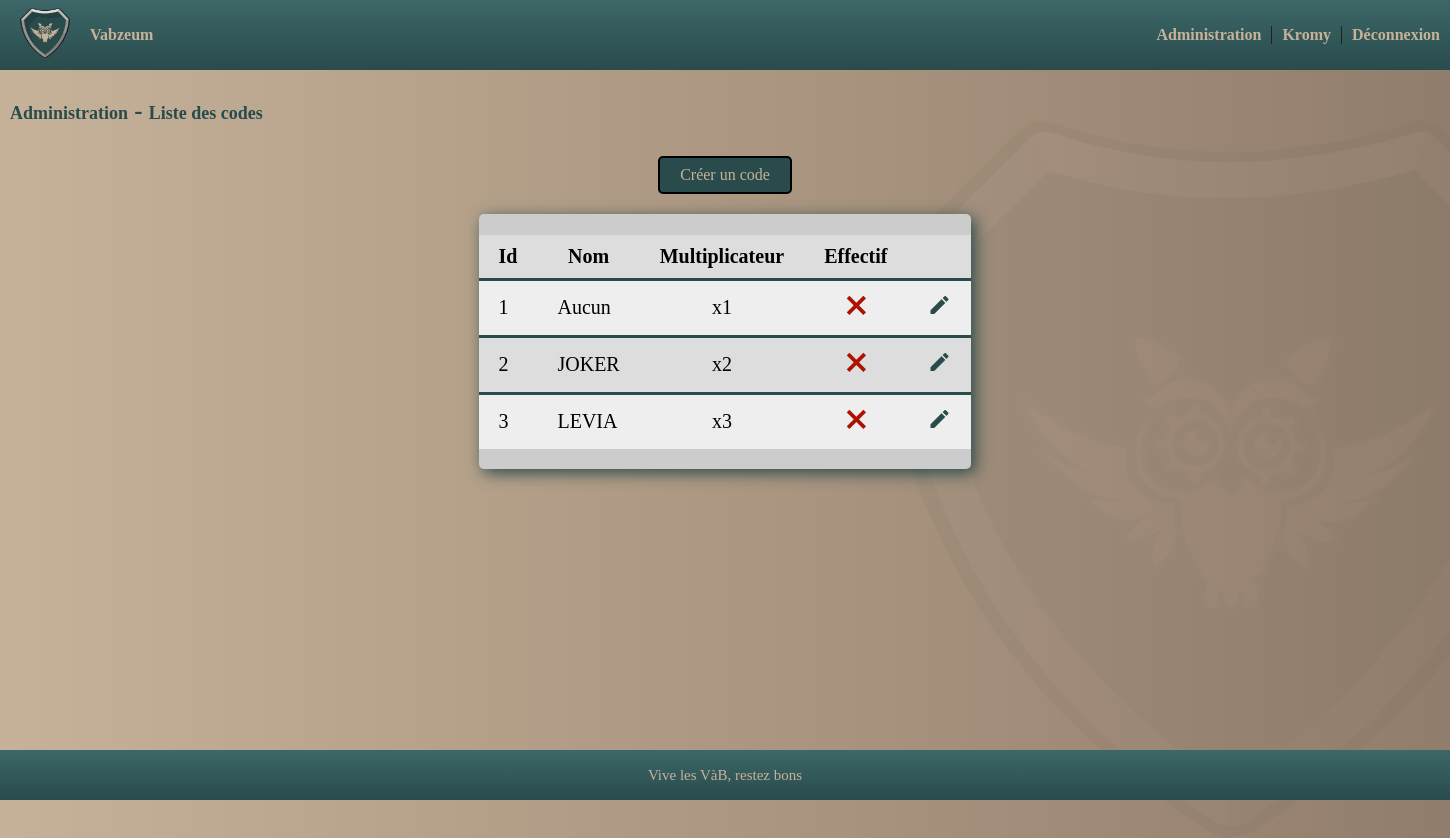
The page /admin/codes_list (signed in) on the database its author committed.
### db.py (models this page shows)
class discord_user_datas(UserMixin, dba.Model):
    id = dba.Column(dba.Integer, primary_key=True)
    nickname = dba.Column(dba.String(30), unique=True)
    tag = dba.Column(dba.String(50), unique=True)
    password = dba.Column(dba.String(100), unique=True)
    effective = dba.Column(dba.Integer, unique=True)
    admin = dba.Column(dba.Integer, unique=True)
    created = dba.Column(dba.DateTime, unique=True)

class bonus_mult(dba.Model):
    id = dba.Column(dba.Integer, primary_key=True)
    name = dba.Column(dba.String(30), unique=True)
    mult = dba.Column(dba.Integer, unique=True)
    effective = dba.Column(dba.Integer, unique=True)

### app.py (the view)
@app.route('/admin/codes_list')
@login_required
@is_admin
def codes_list():
    codes = bonus_mult.query.all()
    return render_template('admin/codes_list.html', codes=codes)

### app.py (called while the page is built)
@login_manager.user_loader
def load_user(user_id):
    return discord_user_datas.query.get(int(user_id))

def is_admin(f):
    @wraps(f)
    def decorated_fct(*args, **kwargs):
        if not current_user.admin:
            return redirect(url_for('index'))
        return f(*args, **kwargs)
    return decorated_fct

### templates/admin/codes_list.html (shortened to what this page needs)
{% extends 'layout.html' %}
{% block content %}
    <div class=" justify-content-start align-items-start">
        <h1 class="p-3" style="color: #294B4C">
            <a style="color: #294B4C" href="{{ url_for('admin') }}">Administration</a> -
            <a style="color: #294B4C" href="{{ url_for('codes_list') }}">{% block title %}Liste des
                codes{% endblock %}</a>
        </h1>
    </div>
    <div class="d_flex" style="justify-content: center">
        <a class="vab_button a_no_link_white_vab" href="{{ url_for("create_code") }}">Créer un code</a>
    </div>
    <div class="vab_box_shadow table table_alternate">
        <table>
            <p style="height: 5px"></p>
            <tr id="codes_list_title">
                <td class=" td_title vab-blue-b-tb"><p class="text_20px">Id</p></td>
                <td class=" td_title vab-blue-b-tb"><p class="text_20px">Nom</p></td>
                <td class=" td_title vab-blue-b-tb"><p class="text_20px">Multiplicateur</p></td>
                <td class=" td_title vab-blue-b-tb"><p class="text_20px">Effectif</p></td>
                <td class=" td_title vab-blue-b-tb"></td>
            </tr>
            {% for code in codes %}
                <tr id="code_list_tr_{{ code.id }}">
                    <td id="code_id" class="vab-blue-b-tb "><p class="text_20px">{{ code.id }}</p></td>
                    <td id="code_nickname" class="vab-blue-b-tb "
                        style="text-align: left"><p class="text_20px">{{ code.name }}</p></td>
                    <td id="code_tag" class="vab-blue-b-tb "><p class="text_20px t-center">x{{ code.mult }}</p>
                    </td>
                    <td id="code_effective" class="vab-blue-b-tb  t-center">
                        <i class="icon {% if code.effective == 1 %}green{% else %}red{% endif %} material-icons">
                            {% if code.effective == 1 %}done{% else %}close{% endif %}</i>
                    </td>
                    <td class="text_20px vab-blue-b-tb  t-center"><a
                            href="{{ url_for('modify_code', id=code.id) }}"
                            style="color: #294B4C"><i class="material-icons">create</i></a></td>
                </tr>
            {% endfor %}
        </table>
    </div>
{% endblock %}

### templates/layout.html (shortened to what this page needs)
<!doctype html>
<html lang="en">
<head>
    <link rel="stylesheet" href="/static/css/style.css">
    <link rel="stylesheet" href="/static/css/searchbar.css">
    <link rel="stylesheet" href="/static/css/sidebars.css">
    <link rel="stylesheet" href="/static/css/media.css">
    <link rel="stylesheet" href="/static/css/element.css">
</head>
<img src="/static/src/blason%20détaillé%20+%20opacité.png" class="background_image">
<body>
<div class="admin">
    <div class="header navbar bg_gradiant_blue_vab">
        <div class="left_navbar_content">
            <a class="" href="{{ url_for('index') }}">
                <img class="blason_vab" src="/static/src/blason.png">
            </a>
            <a class="nav_link" href="{{ url_for('vabzeum') }}">Vabzeum</a>
        </div>
        <div class="right_navbar_content">
            {% if current_user.is_authenticated and current_user.admin %}
                <a class="nav_link border_right" href="{{ url_for('admin') }}">Administration</a>
            {% endif %}
            {% if current_user.is_authenticated %}
                <a class="nav_link border_right" href="#">{{ current_user.nickname }}</a>
            {% else %}
                <a class="nav_link" href="{{ url_for('login') }}">Connexion</a>
            {% endif %}
            {% if current_user.is_authenticated %}
                <a class="nav_link" href="{{ url_for('logout') }}">Déconnexion</a>
            {% endif %}
        </div>
    </div>
    <div class="main_div">
        {% block content %} {% endblock %}
    <p class="col-white-vab">_</p>
    <p class="col-white-vab">_</p>
    </div>
    <footer class="footer bg_gradiant_blue_vab d_flex" style="justify-content: space-around; align-items: center">
        <p class="text_15px col-white-vab">Vive les VàB, restez bons</p>
    </footer>
</div>
</body>
</html>

### static/css/style.css (style rules this page uses)
:root { --select-border: #777; --select-focus: blue; --select-arrow: var(--select-border); }
.main_div { width: 100%; height: fit-content; }
.bg_gradiant_blue_vab { background-image: linear-gradient(to bottom, #3D6768, #294B4C); }
.t-center { text-align: center; }
.col-white-vab { color: #C6B299; }
.d_flex { display: flex; }
.vab-blue-b-tb { border-top: #294B4C solid; }
.td_title { border-top: none; font-weight: bold; text-align: center; }
.vab_button { width: 130px; color: #C6B299; background-color: #294B4C; border: 2px #000000 solid; padding: 8px 0px; text-align: center; text-decoration: none; display: inline-block; font-size: 16px; border-radius: 5px; margin: 4px; }
.vab_box_shadow { box-sizing: border-box; background-color: #cccccc; border-radius: 5px; box-shadow: 4px 4px 16px #294B4C; width: fit-content; height: fit-content; margin: auto; }
.table { border-spacing: 0px; border-collapse: collapse; margin-bottom: 50px; padding-bottom: 20px; }
.table_alternate tr:nth-child(odd) { background-color: #dddddd; border-radius: 5px; }
.table_alternate tr:nth-child(even) { border-radius: 5px; background-color: #eeeeee; }
.table tr td { padding: 10px 20px 10px 20px; }
.text_20px { font-size: 20px; margin: 0; !important; }
.text_15px { font-size: 15px; margin: 0; }
.red { color: #ad1100; }
.icon { font-weight: bolder !important; font-size: 30px !important; }

### static/css/sidebars.css (style rules this page uses)
.admin { min-height:100%; position: relative; margin:0 auto; width: 100%; }
.footer { position:absolute; bottom: 0px; width:100%; height: 50px; background-color: #294B4C; }
.navbar { width: 100%; height: 70px; box-sizing: border-box; align-content: center; align-items: center; display: flex; justify-content: space-between; min-width: 600px; }
.left_navbar_content { height: 100%; display: flex; padding-left: 10px; align-items: center; }
.right_navbar_content { height: 100%; display: flex; align-content: flex-end; align-items: center; }
.nav_link { padding-left: 10px; padding-right: 10px; width: 100%; text-decoration: none; color: #C6B299; font-family: Verdana; font-weight: bold; }
.blason_vab { padding: 10px; width: 50px; height: 50px; }
.border_right { border-right: #222222 1px solid; }

### static/css/element.css (style rules this page uses)
html, body { height: 100%; margin: 0; padding: 0; }
body { position: relative; min-height: 100%; height: 100%; width: 100%; margin: 0; background-image: linear-gradient(to right, #C6B299, #917D6B); font-family: Verdana; display : table; }
h1 { font-size: 25px; color: #294B4C; padding: 10px; }
h1 a { font-size: 25px; color: #294B4C; text-decoration: none; font-size: 18px; }
table { border-collapse: collapse; }
.background_image { position: absolute; top: 15%; left: 60%; height: auto; }

### rows shown on the page
discord_user_datas: nickname "Kromy"
bonus_mult: id "1", name "Aucun", mult "1", effective 0 (drawn)
bonus_mult: id "2", name "JOKER", mult "2", effective 0 (drawn)
bonus_mult: id "3", name "LEVIA", mult "3", effective 0 (drawn)
